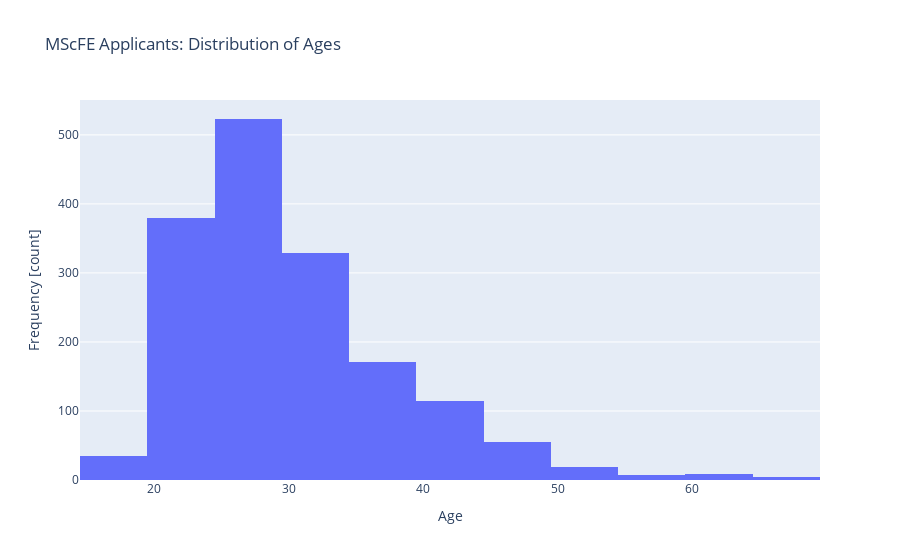

The notebook cell this image was saved under:
### Code cell
def build_age_hist():
    # Create histogram of `ages`
    fig = px.histogram(x=ages, nbins=20, title="MScFE Applicants: Distribution of Ages")
    # Set axis labels
    fig.update_layout(xaxis_title="Age", yaxis_title="Frequency [count]")
    return fig


age_fig = build_age_hist()
print("age_fig type:", type(age_fig))
age_fig.show();

### Figure 1 — Plotly figure (JSON) as saved in the notebook; plotly's stock layout.template omitted (floating-point values rounded to 4 significant figures; data arrays with more than 128 entries replaced by an {"elided": "..."} marker saying what was removed)
{"data": [{"alignmentgroup": "True", "bingroup": "x", "hovertemplate": "x=%{x}<br>count=%{y}<extra></extra>", "legendgroup": "", "marker": {"color": "#636efa", "pattern": {"shape": ""}}, "name": "", "nbinsx": 20, "offsetgroup": "", "orientation": "v", "showlegend": false, "type": "histogram", "x": {"elided": "1646 int values"}, "xaxis": "x", "yaxis": "y"}], "layout": {"barmode": "relative", "legend": {"tracegroupgap": 0}, "title": {"text": "MScFE Applicants: Distribution of Ages"}, "xaxis": {"anchor": "y", "domain": [0, 1], "title": {"text": "Age"}}, "yaxis": {"anchor": "x", "domain": [0, 1], "title": {"text": "Frequency [count]"}}}}
